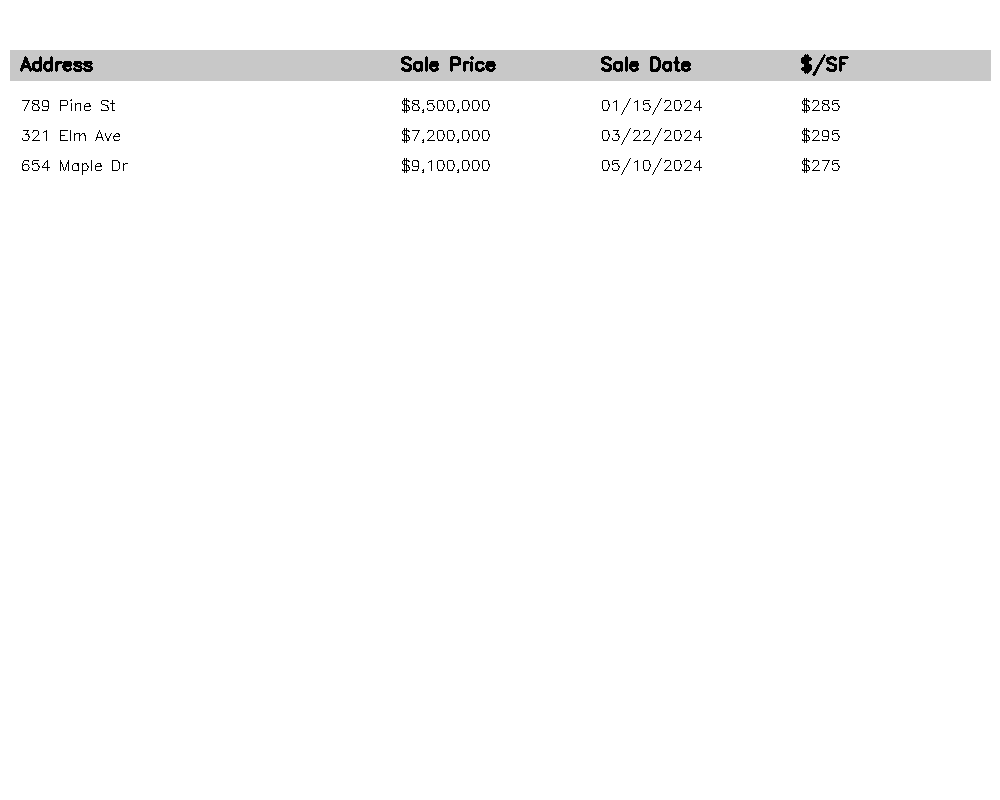
#> input picture tests/fixtures/test_comparable_sales.png, 1000 x 800 px
$ python -i utils_simple.py   (imports and definitions only)
#> lines starting #> are read from the running program, lines starting #| are printed output that depends on the picture; after the words box and inside, x2 and y2 are one past the last pixel; in counts of white or black regions, pixels touching at a corner belong together
#> further down, picture is the input picture: shape (800, 1000, 3); min 0, max 255, mean 251.5
"""
Simplified Utilities for PDF Transaction Extractor
Easy-to-use helper functions.
"""

import os
import re
import logging
from typing import List, Dict, Any, Optional
from werkzeug.utils import secure_filename
from PIL import Image
import cv2
import numpy as np

# [37 lines left out: functions setup_logger, validate_file, not called in this run]

def preprocess_image(image: Image.Image) -> Image.Image:
    """Simple image preprocessing for better OCR."""
    # Convert to numpy array
    img_array = np.array(image)

    # Convert to grayscale if needed
    if len(img_array.shape) == 3:
        gray = cv2.cvtColor(img_array, cv2.COLOR_RGB2GRAY)
    else:
        gray = img_array

    # Apply basic preprocessing
    # 1. Denoise
    denoised = cv2.fastNlMeansDenoising(gray)

    # 2. Enhance contrast
    clahe = cv2.createCLAHE(clipLimit=2.0, tileGridSize=(8,8))
    enhanced = clahe.apply(denoised)

    # 3. Threshold
    _, thresh = cv2.threshold(enhanced, 0, 255, cv2.THRESH_BINARY + cv2.THRESH_OTSU)
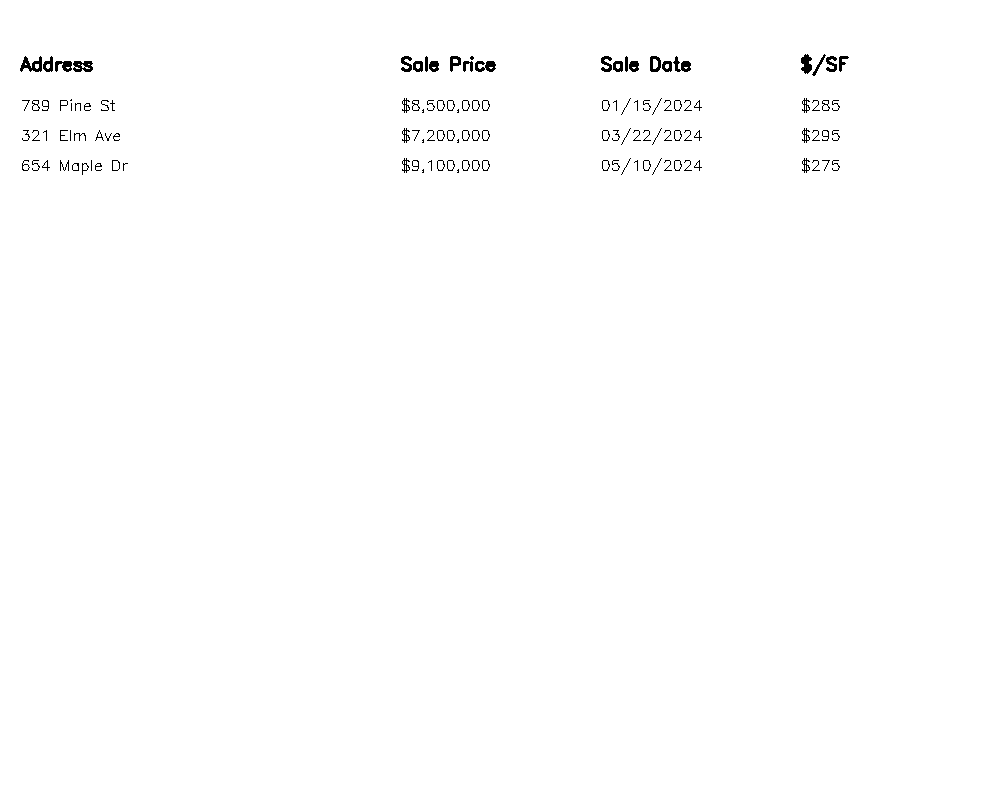
#> thresh: shape (800, 1000); 99.4% white; black in thin lines or dots, all inside (x1, y1, x2, y2) = (20, 54, 849, 175)

    # Convert back to PIL Image
    return Image.fromarray(thresh)

# [15 lines left out: functions correct_ocr_text, extract_patterns, not called in this run]

def safe_filename(filename: str) -> str:
    """Create a safe filename."""
    return secure_filename(filename)

def ensure_directory(path: str) -> None:
    """Ensure directory exists."""
    os.makedirs(path, exist_ok=True)

>>> import cv2
>>> picture = cv2.cvtColor(cv2.imread('tests/fixtures/test_comparable_sales.png'), cv2.COLOR_BGR2RGB)
>>> result = preprocess_image(picture)

$ run again, on tests/fixtures/test_lease_agreement_regions.png
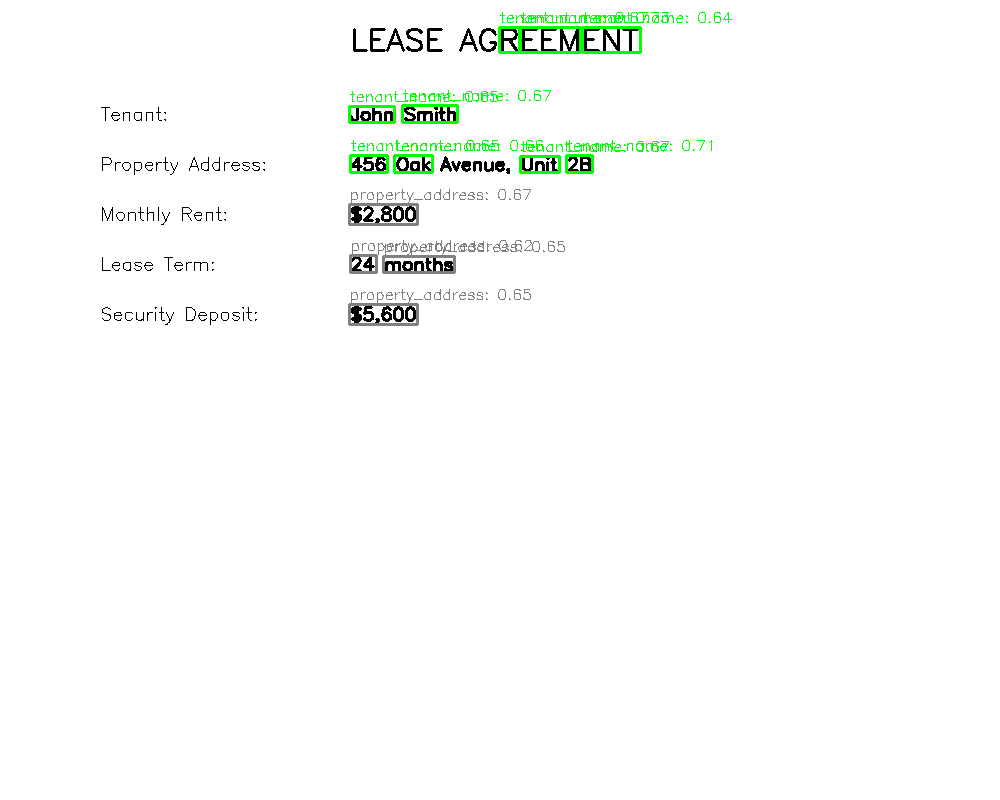
#> input picture tests/fixtures/test_lease_agreement_regions.png, 1000 x 800 px
#> picture is the input picture: shape (800, 1000, 3); mean R, G, B 250.2, 252, 250.2
#> in preprocess_image, `_, thresh = cv2.threshold(enhanced, 0, 255, cv2.THRESH_BINARY + cv2.TH..`:
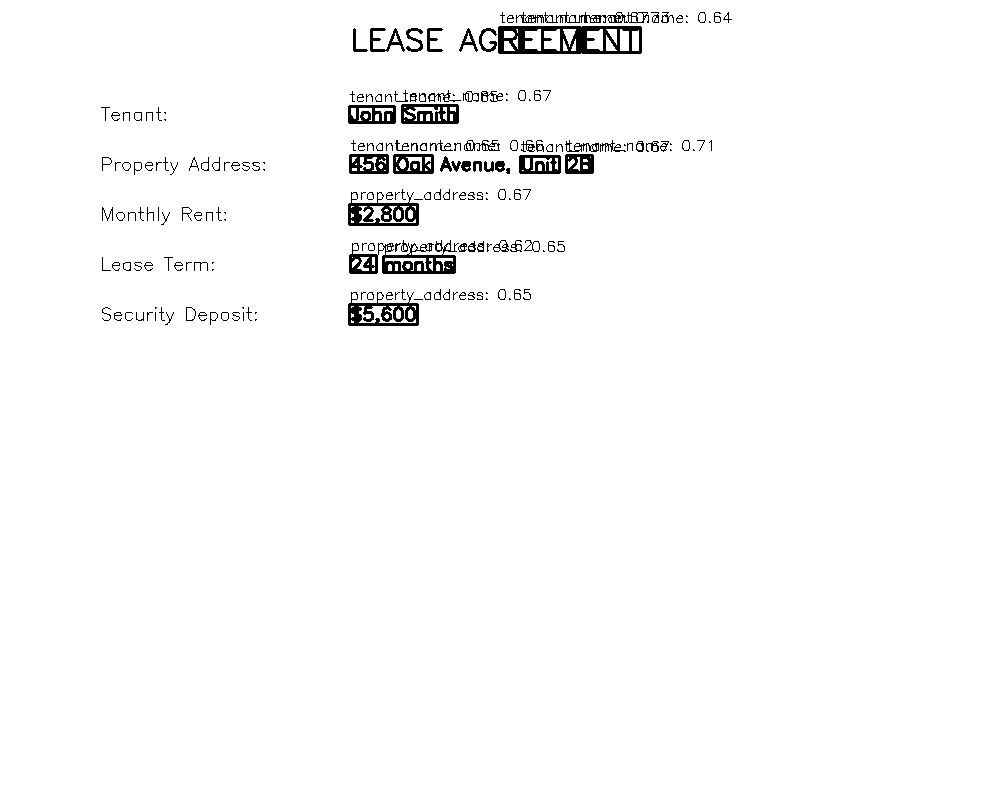
#> thresh: shape (800, 1000); 97.9% white; 202 black regions (57 under 20 px), largest, box (x1, y1, x2, y2) and area: (498, 26, 642, 54) 2299, (349, 240, 459, 274) 1754, (348, 292, 419, 326) 1191
